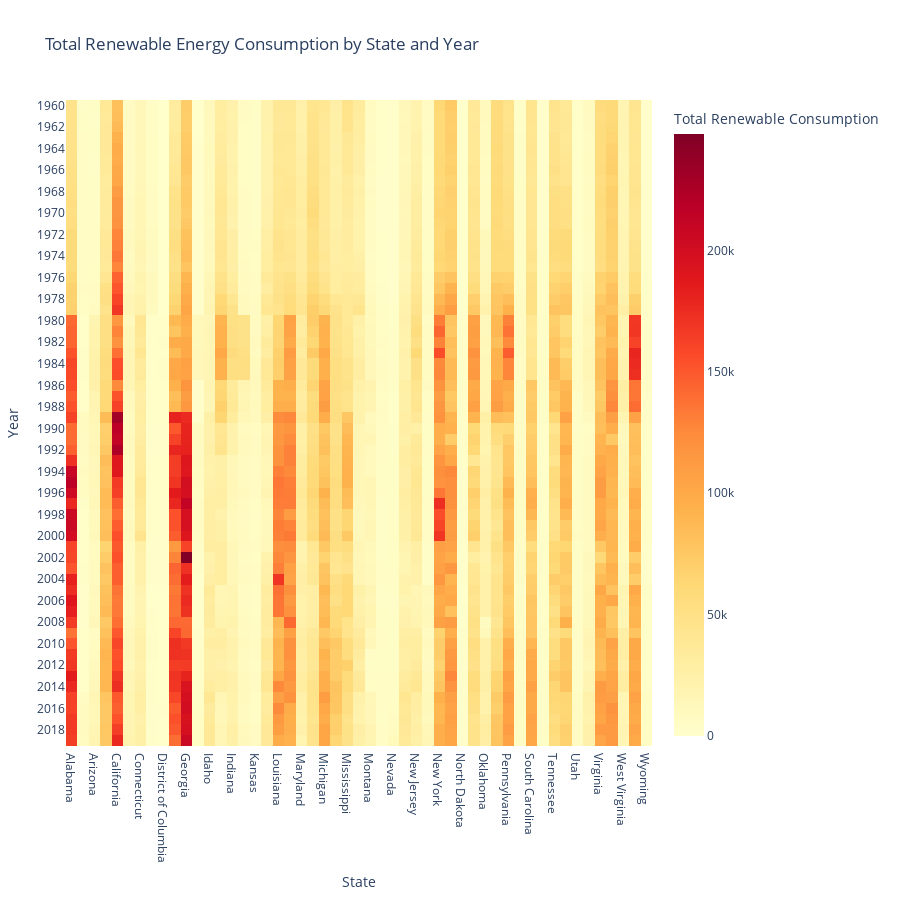

The notebook cell this image was saved under:
### Code cell
import pandas as pd
import plotly.express as px

# Load the dataset
file_path = 'energy.csv'  # Make sure to update this path
energy_data = pd.read_csv(file_path)

# Columns representing different types of renewable energy consumption
renewable_energy_columns = [
    'Consumption.Commercial.Solar', 'Consumption.Industrial.Solar',
    'Consumption.Commercial.Wind', 'Consumption.Industrial.Wind',
    'Consumption.Commercial.Hydropower', 'Consumption.Industrial.Hydropower',
    'Consumption.Commercial.Geothermal', 'Consumption.Industrial.Geothermal',
    'Consumption.Commercial.Wood', 'Consumption.Industrial.Wood',
    'Consumption.Electric Power.Wood', 'Consumption.Residential.Wood'
]

# Aggregate renewable energy consumption data
energy_data['Total.Renewable.Consumption'] = energy_data[renewable_energy_columns].sum(axis=1)

# Pivot data for heatmap
heatmap_data = energy_data.pivot_table(index='State', columns='Year', values='Total.Renewable.Consumption', aggfunc='sum')

# Use Plotly to create an interactive heatmap
fig = px.imshow(
    heatmap_data.T,  # Transpose the data for proper orientation
    labels=dict(x="State", y="Year", color="Total Renewable Consumption"),
    x=heatmap_data.index,
    y=heatmap_data.columns,
    color_continuous_scale='YlOrRd',  # Use the Yellow-Orange-Red color scale
    aspect='auto'  # Ensure the aspect ratio does not squash the heatmap
)

# Update the layout to ensure all states are shown
fig.update_layout(
    title='Total Renewable Energy Consumption by State and Year',
    xaxis_title='State',
    yaxis_title='Year',
    autosize=True,
    height=900,  # Adjust height to fit all states, may need to increase depending on the number of states
    margin=dict(l=50, r=50, b=100, t=100),
    yaxis_nticks=len(energy_data['State'].unique())  # Ensure every state is marked on the y-axis
)

# Show the figure
fig.show()

### Figure 1 — Plotly figure (JSON) as saved in the notebook; plotly's stock layout.template omitted (floating-point values rounded to 4 significant figures; data arrays with more than 128 entries replaced by an {"elided": "..."} marker saying what was removed)
{"data": [{"coloraxis": "coloraxis", "hovertemplate": "State: %{x}<br>Year: %{y}<br>Total Renewable Consumption: %{z}<extra></extra>", "name": "0", "type": "heatmap", "x": ["Alabama", "Alaska", "Arizona", "Arkansas", "California", "Colorado", "Connecticut", "Delaware", "District of Columbia", "Florida", "Georgia", "Hawaii", "Idaho", "Illinois", "Indiana", "Iowa", "Kansas", "Kentucky", "Louisiana", "Maine", "Maryland", "Massachusetts", "Michigan", "Minnesota", "Mississippi", "Missouri", "Montana", "Nebraska", "Nevada", "New Hampshire", "New Jersey", "New Mexico", "New York", "North Carolina", "North Dakota", "Ohio", "Oklahoma", "Oregon", "Pennsylvania", "Rhode Island", "South Carolina", "South Dakota", "Tennessee", "Texas", "Utah", "Vermont", "Virginia", "Washington", "West Virginia", "Wisconsin", "Wyoming"], "xaxis": "x", "y": [1960, 1961, 1962, 1963, 1964, 1965, 1966, 1967, 1968, 1969, 1970, 1971, 1972, 1973, 1974, 1975, 1976, 1977, 1978, 1979, 1980, 1981, 1982, 1983, 1984, 1985, 1986, 1987, 1988, 1989, 1990, 1991, 1992, 1993, 1994, 1995, 1996, 1997, 1998, 1999, 2000, 2001, 2002, 2003, 2004, 2005, 2006, 2007, 2008, 2009, 2010, 2011, 2012, 2013, 2014, 2015, 2016, 2017, 2018, 2019], "yaxis": "y", "z": {"elided": "60x51 int values"}}], "layout": {"autosize": true, "coloraxis": {"colorbar": {"title": {"text": "Total Renewable Consumption"}}, "colorscale": [[0, "rgb(255,255,204)"], [0.125, "rgb(255,237,160)"], [0.25, "rgb(254,217,118)"], [0.375, "rgb(254,178,76)"], [0.5, "rgb(253,141,60)"], [0.625, "rgb(252,78,42)"], [0.75, "rgb(227,26,28)"], [0.875, "rgb(189,0,38)"], [1, "rgb(128,0,38)"]]}, "height": 900, "margin": {"b": 100, "l": 50, "r": 50, "t": 100}, "title": {"text": "Total Renewable Energy Consumption by State and Year"}, "xaxis": {"anchor": "y", "domain": [0, 1], "title": {"text": "State"}}, "yaxis": {"anchor": "x", "autorange": "reversed", "domain": [0, 1], "nticks": 51, "title": {"text": "Year"}}}}
